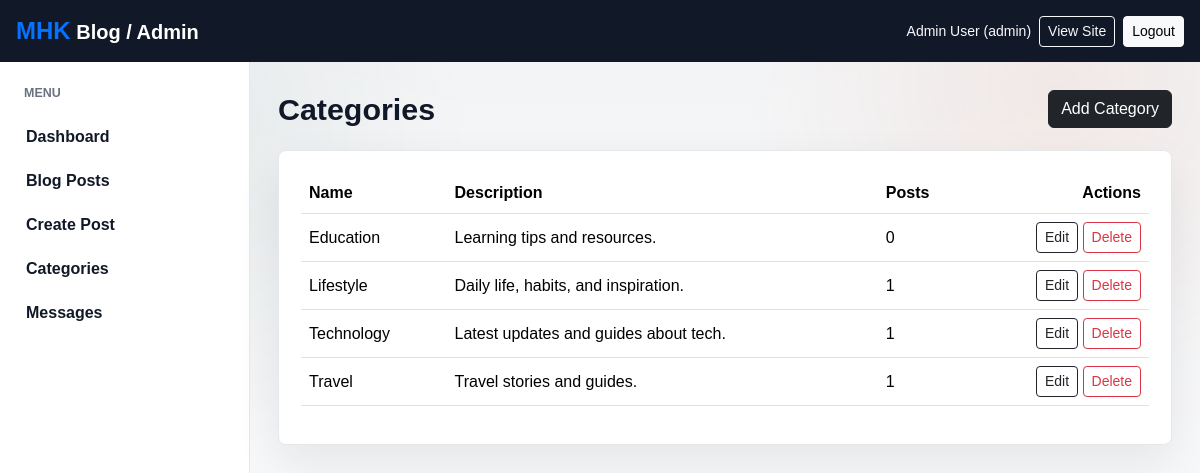
/admin/all-categories.php (signed in), run on the app's committed database.
### tables this page shows
CREATE TABLE IF NOT EXISTS categories (
  id INT AUTO_INCREMENT PRIMARY KEY,
  name VARCHAR(100) NOT NULL,
  description TEXT,
  created_at TIMESTAMP DEFAULT CURRENT_TIMESTAMP
);

### config/functions.php (called while the page is built, shortened)
<?php
function url(string $path = ''): string
{
    return BASE_URL . ltrim($path, '/');
}
function e(?string $value): string
{
    return htmlspecialchars((string) $value, ENT_QUOTES, 'UTF-8');
}
function excerpt(string $text, int $length = 140): string
{
    $plain = trim(strip_tags($text));
    if (strlen($plain) <= $length) {
        return $plain;
    }
    return rtrim(substr($plain, 0, $length)) . '...';
}
?>

### admin/all-categories.php (the view, shortened to what this page needs)
<?php
require_once __DIR__ . '/../config/connection.php';
require_once __DIR__ . '/../config/functions.php';
$categories = $conn->query('SELECT categories.*, COUNT(posts.id) AS post_count FROM categories LEFT JOIN posts ON posts.category_id = categories.id GROUP BY categories.id ORDER BY categories.name ASC');
include __DIR__ . '/../includes/head.php';
include __DIR__ . '/navbar.php';
?>
<div class="admin-layout">
    <?php include __DIR__ . '/sidebar.php'; ?>
    <main class="admin-content">
        <div class="admin-heading">
            <h1>Categories</h1>
            <a href="<?= url('admin/add-category.php'); ?>" class="btn btn-dark">Add Category</a>
        </div>
        <div class="content-panel table-responsive">
            <table class="table align-middle">
                <thead><tr><th>Name</th><th>Description</th><th>Posts</th><th class="text-end">Actions</th></tr></thead>
                <tbody>
                <?php while ($category = $categories->fetch_assoc()): ?>
                    <tr>
                        <td><?= e($category['name']); ?></td>
                        <td><?= e(excerpt($category['description'] ?? '', 90)); ?></td>
                        <td><?= (int) $category['post_count']; ?></td>
                        <td class="text-end">
                            <a href="<?= url('admin/edit-category.php?id=' . (int) $category['id']); ?>" class="btn btn-sm btn-outline-dark">Edit</a>
                            <form action="<?= url('admin/delete-category.php'); ?>" method="POST" class="d-inline" onsubmit="return confirm('Delete this category? Posts will become uncategorized.')">
                                <button class="btn btn-sm btn-outline-danger" type="submit">Delete</button>
                            </form>
                        </td>
                    </tr>
                <?php endwhile; ?>
                </tbody>
            </table>
        </div>
    </main>
</div>
<?php include __DIR__ . '/../includes/footer-script.php'; ?>

### assets/css/style.css (style rules this page uses)
:root { --ink: #111827; --muted: #6b7280; --line: #e5e7eb; --paper: #ffffff; --soft: #f5f7f2; --accent: #2f5d50; --gold: #d9a441; --coral: #d86f45; --sky: #e8f1f5; }
* { letter-spacing: 0; }
body { color: var(--ink); background: #fbfbf8; font-family: Arial, Helvetica, sans-serif; }
body::before { content: ""; position: fixed; inset: 0; pointer-events: none; background: radial-gradient(circle at 12% 18%, rgba(47, 93, 80, 0.08), transparent 26%), radial-gradient(circle at 88% 12%, rgba(216, 111, 69, 0.09), transparent 24%), linear-gradient(180deg, rgba(255, 255, 255, 0), rgba(255, 255, 255, 0.65)); z-index: -1; }
.hero-panel, .contact-form, .auth-card, .content-panel, .stat-card { background: var(--paper); border: 1px solid var(--line); border-radius: 8px; box-shadow: 0 18px 45px rgba(17, 24, 39, 0.08); }
.admin-body { background: #f3f4f6; }
.admin-layout { display: flex; min-height: calc(100vh - 56px); }
.admin-content { flex: 1; padding: 28px; min-width: 0; }
.admin-heading { display: flex; align-items: center; justify-content: space-between; gap: 16px; margin-bottom: 22px; }
.admin-heading h1 { margin: 0; font-size: 1.9rem; font-weight: 800; }
.content-panel { padding: 22px; }

### data on the page
categories: name "Education", description "Learning tips and resources.", post_count "0"
categories: name "Lifestyle", description "Daily life, habits, and inspiration.", post_count "1"
categories: name "Technology", description "Latest updates and guides about tech.", post_count "1"
categories: name "Travel", description "Travel stories and guides.", post_count "1"

### other printed values
$_SESSION['user_name'] "Admin User"
$_SESSION['user_role'] "admin"
